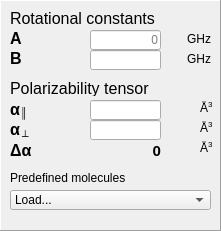
   <widget class="QFrame" name="frame">
    <property name="geometry">
     <rect>
      <x>10</x>
      <y>30</y>
      <width>221</width>
      <height>231</height>
     </rect>
    </property>
    <property name="frameShape">
     <enum>QFrame::Panel</enum>
    </property>
    <property name="frameShadow">
     <enum>QFrame::Raised</enum>
    </property>
    <property name="lineWidth">
     <number>1</number>
    </property>
    <widget class="QLabel" name="label_2">
     <property name="geometry">
      <rect>
       <x>10</x>
       <y>170</y>
       <width>151</width>
       <height>16</height>
      </rect>
     </property>
     <property name="text">
      <string>Predefined molecules</string>
     </property>
    </widget>
    <widget class="QComboBox" name="moleculesBox">
     <property name="geometry">
      <rect>
       <x>10</x>
       <y>190</y>
       <width>201</width>
       <height>20</height>
      </rect>
     </property>
     <property name="toolTip">
      <string/>
     </property>
     <property name="insertPolicy">
      <enum>QComboBox::InsertAlphabetically</enum>
     </property>
     <item>
      <property name="text">
       <string>Load...</string>
      </property>
     </item>
    </widget>
    <widget class="QLineEdit" name="Aconst">
     <property name="geometry">
      <rect>
       <x>90</x>
       <y>30</y>
       <width>71</width>
       <height>20</height>
      </rect>
     </property>
     <property name="toolTip">
      <string>&lt;html&gt;&lt;head/&gt;&lt;body&gt;&lt;p&gt;Secondary rotational constant.&lt;/p&gt;&lt;p&gt;Linear molecules have A=0.&lt;br/&gt;Prolate tops have A&amp;gt;B.&lt;br/&gt;Oblate tops have A&amp;lt;B.&lt;br/&gt;Spherical tops have A=B&lt;/p&gt;&lt;/body&gt;&lt;/html&gt;</string>
     </property>
     <property name="statusTip">
      <string>Linear molecules have A=0</string>
     </property>
     <property name="layoutDirection">
      <enum>Qt::LeftToRight</enum>
     </property>
     <property name="text">
      <string/>
     </property>
     <property name="maxLength">
      <number>11</number>
     </property>
     <property name="alignment">
      <set>Qt::AlignRight|Qt::AlignTrailing|Qt::AlignVCenter</set>
     </property>
     <property name="placeholderText">
      <string>0</string>
     </property>
    </widget>
    <widget class="QLabel" name="label_7">
     <property name="geometry">
      <rect>
       <x>10</x>
       <y>30</y>
       <width>71</width>
       <height>16</height>
      </rect>
     </property>
     <property name="font">
      <font>
       <pointsize>12</pointsize>
       <weight>75</weight>
       <bold>true</bold>
      </font>
     </property>
     <property name="toolTip">
      <string>&lt;html&gt;&lt;head/&gt;&lt;body&gt;&lt;p&gt;Secondary rotational constant.&lt;/p&gt;&lt;p&gt;Linear molecules have A=0.&lt;br/&gt;Prolate tops have A&amp;gt;B.&lt;br/&gt;Oblate tops have A&amp;lt;B.&lt;br/&gt;Spherical tops have A=B&lt;/p&gt;&lt;/body&gt;&lt;/html&gt;</string>
     </property>
     <property name="statusTip">
      <string>Linear molecules have A=0</string>
     </property>
     <property name="text">
      <string>A</string>
     </property>
    </widget>
    <widget class="QLabel" name="label_8">
     <property name="geometry">
      <rect>
       <x>10</x>
       <y>50</y>
       <width>16</width>
       <height>16</height>
      </rect>
     </property>
     <property name="font">
      <font>
       <pointsize>12</pointsize>
       <weight>75</weight>
       <bold>true</bold>
      </font>
     </property>
     <property name="toolTip">
      <string>&lt;html&gt;&lt;head/&gt;&lt;body&gt;&lt;p&gt;Main rotational constant.&lt;/p&gt;&lt;p&gt;This rotational constant corresponds to the two identical moments of inertia in a principal frame.&lt;/p&gt;&lt;/body&gt;&lt;/html&gt;</string>
     </property>
     <property name="text">
      <string>B</string>
     </property>
    </widget>
    <widget class="QLabel" name="label_9">
     <property name="geometry">
      <rect>
       <x>180</x>
       <y>30</y>
       <width>31</width>
       <height>16</height>
      </rect>
     </property>
     <property name="toolTip">
      <string>Linear molecules have A=0</string>
     </property>
     <property name="statusTip">
      <string>Linear molecules have A=0</string>
     </property>
     <property name="text">
      <string>GHz</string>
     </property>
     <property name="alignment">
      <set>Qt::AlignBottom|Qt::AlignRight|Qt::AlignTrailing</set>
     </property>
    </widget>
    <widget class="QLineEdit" name="Bconst">
     <property name="geometry">
      <rect>
       <x>90</x>
       <y>50</y>
       <width>71</width>
       <height>20</height>
      </rect>
     </property>
     <property name="toolTip">
      <string>&lt;html&gt;&lt;head/&gt;&lt;body&gt;&lt;p&gt;Main rotational constant.&lt;/p&gt;&lt;p&gt;This rotational constant corresponds to the two identical moments of inertia in a principal frame.&lt;/p&gt;&lt;/body&gt;&lt;/html&gt;</string>
     </property>
     <property name="maxLength">
      <number>11</number>
     </property>
     <property name="alignment">
      <set>Qt::AlignRight|Qt::AlignTrailing|Qt::AlignVCenter</set>
     </property>
     <property name="placeholderText">
      <string/>
     </property>
    </widget>
    <widget class="QLabel" name="label_10">
     <property name="geometry">
      <rect>
       <x>180</x>
       <y>50</y>
       <width>31</width>
       <height>16</height>
      </rect>
     </property>
     <property name="text">
      <string>GHz</string>
     </property>
     <property name="alignment">
      <set>Qt::AlignBottom|Qt::AlignRight|Qt::AlignTrailing</set>
     </property>
     <property name="wordWrap">
      <bool>false</bool>
     </property>
    </widget>
    <widget class="QLabel" name="label_11">
     <property name="geometry">
      <rect>
       <x>10</x>
       <y>10</y>
       <width>171</width>
       <height>16</height>
      </rect>
     </property>
     <property name="font">
      <font>
       <pointsize>12</pointsize>
      </font>
     </property>
     <property name="text">
      <string>Rotational constants</string>
     </property>
    </widget>
    <widget class="QLabel" name="label_16">
     <property name="geometry">
      <rect>
       <x>10</x>
       <y>80</y>
       <width>171</width>
       <height>16</height>
      </rect>
     </property>
     <property name="font">
      <font>
       <pointsize>12</pointsize>
      </font>
     </property>
     <property name="text">
      <string>Polarizability tensor</string>
     </property>
    </widget>
    <widget class="QLineEdit" name="alpha_par">
     <property name="geometry">
      <rect>
       <x>90</x>
       <y>100</y>
       <width>71</width>
       <height>20</height>
      </rect>
     </property>
     <property name="toolTip">
      <string>Polarizability volume along main molecular axis</string>
     </property>
     <property name="layoutDirection">
      <enum>Qt::LeftToRight</enum>
     </property>
     <property name="text">
      <string/>
     </property>
     <property name="maxLength">
      <number>11</number>
     </property>
     <property name="alignment">
      <set>Qt::AlignRight|Qt::AlignTrailing|Qt::AlignVCenter</set>
     </property>
    </widget>
    <widget class="QLabel" name="label_23">
     <property name="geometry">
      <rect>
       <x>200</x>
       <y>100</y>
       <width>16</width>
       <height>16</height>
      </rect>
     </property>
     <property name="toolTip">
      <string/>
     </property>
     <property name="text">
      <string>&lt;html&gt;&lt;head/&gt;&lt;body&gt;&lt;p&gt;Å&lt;span style=&quot; vertical-align:super;&quot;&gt;3&lt;/span&gt;&lt;/p&gt;&lt;/body&gt;&lt;/html&gt;</string>
     </property>
    </widget>
    <widget class="QLineEdit" name="alpha_perp">
     <property name="geometry">
      <rect>
       <x>90</x>
       <y>120</y>
       <width>71</width>
       <height>20</height>
      </rect>
     </property>
     <property name="toolTip">
      <string>Polarizability volume perpendicular to the main molecular axis</string>
     </property>
     <property name="layoutDirection">
      <enum>Qt::LeftToRight</enum>
     </property>
     <property name="text">
      <string/>
     </property>
     <property name="maxLength">
      <number>11</number>
     </property>
     <property name="alignment">
      <set>Qt::AlignRight|Qt::AlignTrailing|Qt::AlignVCenter</set>
     </property>
    </widget>
    <widget class="QLabel" name="label_24">
     <property name="geometry">
      <rect>
       <x>200</x>
       <y>120</y>
       <width>16</width>
       <height>16</height>
      </rect>
     </property>
     <property name="text">
      <string>&lt;html&gt;&lt;head/&gt;&lt;body&gt;&lt;p&gt;Å&lt;span style=&quot; vertical-align:super;&quot;&gt;3&lt;/span&gt;&lt;/p&gt;&lt;/body&gt;&lt;/html&gt;</string>
     </property>
    </widget>
    <widget class="QLabel" name="label_25">
     <property name="geometry">
      <rect>
       <x>10</x>
       <y>120</y>
       <width>61</width>
       <height>20</height>
      </rect>
     </property>
     <property name="font">
      <font>
       <pointsize>12</pointsize>
       <weight>75</weight>
       <bold>true</bold>
      </font>
     </property>
     <property name="toolTip">
      <string>Polarizability volume perpendicular to the main molecular axis</string>
     </property>
     <property name="text">
      <string>&lt;html&gt;&lt;head/&gt;&lt;body&gt;&lt;p&gt;α&lt;span style=&quot; vertical-align:sub;&quot;&gt;&amp;perp;&lt;/span&gt;&lt;/p&gt;&lt;/body&gt;&lt;/html&gt;</string>
     </property>
    </widget>
    <widget class="QLabel" name="label_26">
     <property name="geometry">
      <rect>
       <x>10</x>
       <y>100</y>
       <width>61</width>
       <height>20</height>
      </rect>
     </property>
     <property name="font">
      <font>
       <pointsize>12</pointsize>
       <weight>75</weight>
       <bold>true</bold>
      </font>
     </property>
     <property name="toolTip">
      <string>Polarizability volume along main molecular axis</string>
     </property>
     <property name="text">
      <string>&lt;html&gt;&lt;head/&gt;&lt;body&gt;&lt;p&gt;&lt;span style=&quot; font-size:12pt;&quot;&gt;α&lt;/span&gt;&lt;span style=&quot; font-size:12pt; vertical-align:sub;&quot;&gt;∥&lt;/span&gt;&lt;/p&gt;&lt;/body&gt;&lt;/html&gt;</string>
     </property>
    </widget>
    <widget class="QLabel" name="label_27">
     <property name="geometry">
      <rect>
       <x>10</x>
       <y>140</y>
       <width>41</width>
       <height>21</height>
      </rect>
     </property>
     <property name="font">
      <font>
       <pointsize>12</pointsize>
       <weight>75</weight>
       <bold>true</bold>
      </font>
     </property>
     <property name="toolTip">
      <string>Polarizability volume anisotropy</string>
     </property>
     <property name="text">
      <string>&lt;html&gt;&lt;head/&gt;&lt;body&gt;&lt;p&gt;Δα&lt;/p&gt;&lt;/body&gt;&lt;/html&gt;</string>
     </property>
    </widget>
    <widget class="QLabel" name="deltaAlpha">
     <property name="geometry">
      <rect>
       <x>90</x>
       <y>140</y>
       <width>71</width>
       <height>21</height>
      </rect>
     </property>
     <property name="font">
      <font>
       <pointsize>11</pointsize>
       <weight>75</weight>
       <bold>true</bold>
      </font>
     </property>
     <property name="toolTip">
      <string>Polarizability volume anisotropy</string>
     </property>
     <property name="text">
      <string>0</string>
     </property>
     <property name="alignment">
      <set>Qt::AlignRight|Qt::AlignTrailing|Qt::AlignVCenter</set>
     </property>
    </widget>
    <widget class="QLabel" name="label_29">
     <property name="geometry">
      <rect>
       <x>200</x>
       <y>140</y>
       <width>16</width>
       <height>16</height>
      </rect>
     </property>
     <property name="text">
      <string>&lt;html&gt;&lt;head/&gt;&lt;body&gt;&lt;p&gt;Å&lt;span style=&quot; vertical-align:super;&quot;&gt;3&lt;/span&gt;&lt;/p&gt;&lt;/body&gt;&lt;/html&gt;</string>
     </property>
    </widget>
   </widget>
